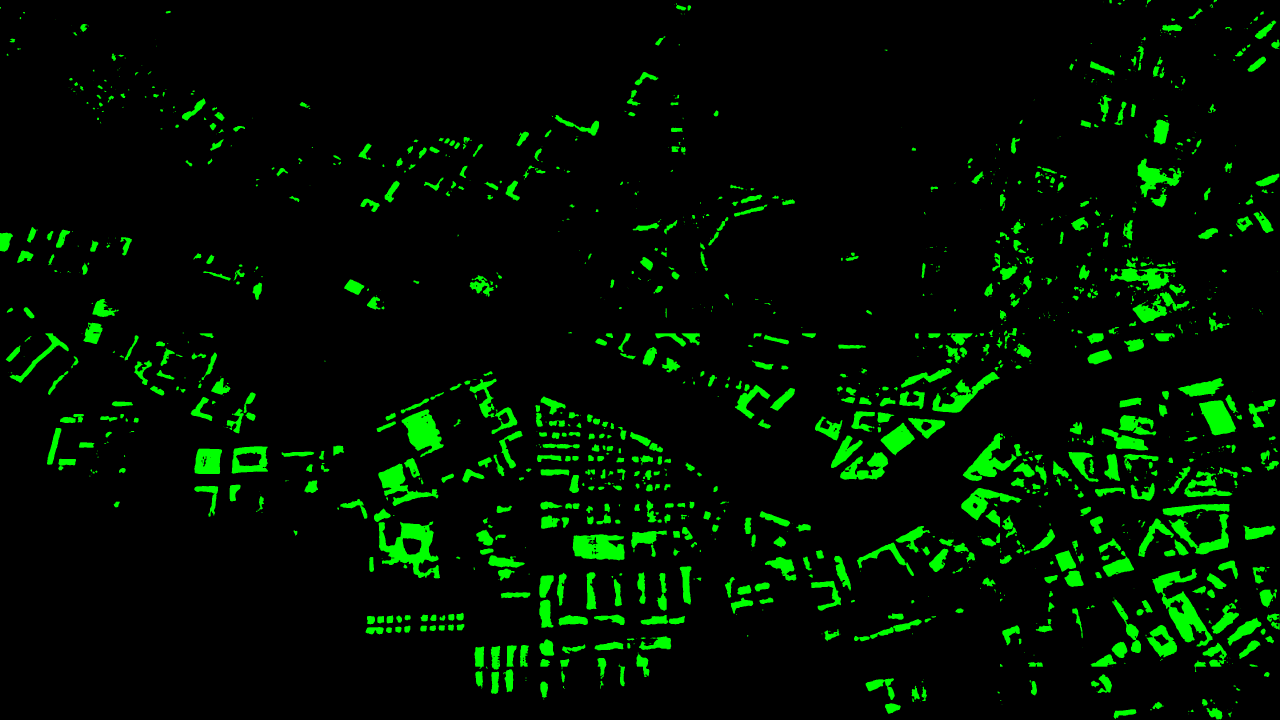
#> input picture images/Evolucion_Urbanistica.gif, 3840 x 2160 px, found by its file name (shown at 1/3 size); its folder holds only this picture in this run
$ jupyter execute --allow-errors 2_DataSet_INRIA.ipynb
#> lines starting #> are read from the running program, lines starting #| are printed output that depends on the picture; after the words box and inside, x2 and y2 are one past the last pixel; in counts of white or black regions, pixels touching at a corner belong together
# PRETRATAMIENTO DATASET INRIA

## Configuración

[cell 1]
# importamos las librerías necesarias
import os
import random

import matplotlib.pyplot as plt
import numpy as np
from collections import defaultdict

from PIL import Image

from google.colab import (
    files,
    drive
    )

[cell 2]
# Rutas
# Establezco una ruta absoluta a un directorio existente de mi Google Drive
ROOT_DIR = "/content/drive/MyDrive/TFM/dataset/"

IMAGES_DIR = os.path.join(ROOT_DIR, 'inria/Images')
MASKS_DIR = os.path.join(ROOT_DIR, 'inria/Masks')
OUTPUT_IMAGES_DIR = os.path.join(ROOT_DIR, 'Processed Images')
OUTPUT_MASKS_DIR = os.path.join(ROOT_DIR, 'Processed Masks')
EMPTY_IMAGES_DIR = os.path.join(ROOT_DIR, 'Empty Images')
EMPTY_MASKS_DIR = os.path.join(ROOT_DIR, 'Empty Masks')

CROP_PIXELS = 1000

# Conectamos con nuestro Google Drive
drive.mount('/content/drive')

[cell 3]
# Creamos los directorios si no existen
os.makedirs(OUTPUT_IMAGES_DIR, exist_ok=True)
os.makedirs(OUTPUT_MASKS_DIR, exist_ok=True)

os.makedirs(EMPTY_IMAGES_DIR, exist_ok=True)
os.makedirs(EMPTY_MASKS_DIR, exist_ok=True)

## Inspeccionar DataSet

Vamos a comprobar de que carpetas se compone, como son las imágenes, que características tienen, etc.

[cell 4]
# 1. Mostrar algunos nombres de los ficheros .tif
sample_files = os.listdir(IMAGES_DIR)[:5]
print("Algunos nombres de archivos de imagen:\n", sample_files)

[cell 5]
# 2. Tamaño de los ficheros en Mb, alto x ancho en píxeles, número de imágenes y máscaras.
image_files = [f for f in os.listdir(IMAGES_DIR) if f.endswith('.tif')]
#> (the rest of this cell did not finish here and is left out)

[cell 6]
# 3. Número de imágenes para cada ciudad
city_counts = defaultdict(int)
for fname in image_files:
    city_name = ''.join([char for char in fname if not char.isdigit()]).replace('.tif', '')
    city_counts[city_name] += 1

print("\nNúmero de imágenes por ciudad:")
for city, count in city_counts.items():
    print(f"{city}: {count}")

#> (a cell that did not finish here is left out)

#> (a cell that did not finish here is left out)

[cell 9]
# 6. Distribución de clases en las máscaras
building_counts = []
background_counts = []

#> (the rest of this cell did not finish here and is left out)

[cell 10]
# 7. Variabilidad en la iluminación entre imágenes
mean_intensities = []

for fname in os.listdir(IMAGES_DIR):
    img = np.array(Image.open(os.path.join(IMAGES_DIR, fname)))
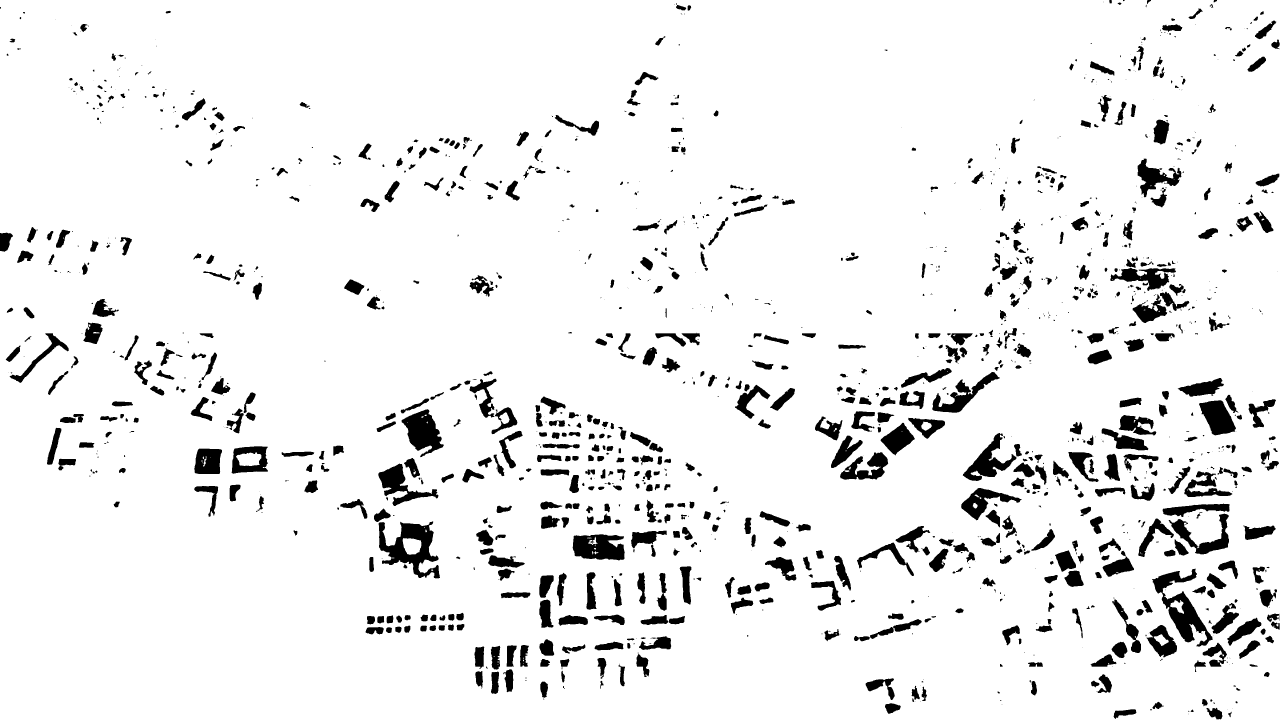
#> img: shape (2160, 3840) (shown at 1/3 size); values 0 (black) and 1 (white), 93.1% white; 1398 black regions (506 under 20 px), largest, box (x1, y1, x2, y2) and area: (1136, 1564, 1320, 1735) 14277, (3456, 1706, 3638, 1940) 13515, (1205, 1228, 1331, 1372) 9785
    mean_intensity = np.mean(img)
#> mean_intensity = 0.931
    mean_intensities.append(mean_intensity)

plt.hist(mean_intensities, bins=30, color='blue', alpha=0.7)
plt.title("Distribución de intensidades promedio en imágenes")
plt.xlabel("Intensidad promedio")
plt.ylabel("Número de imágenes")
plt.show()
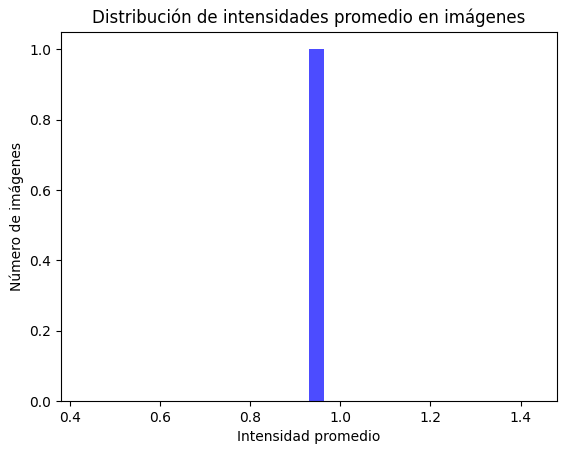
#> figure drawn by matplotlib, 1 panel; tallest bar 1 high, from x = 0.931 to 0.964

$ run again, on images/urban_evolution.gif
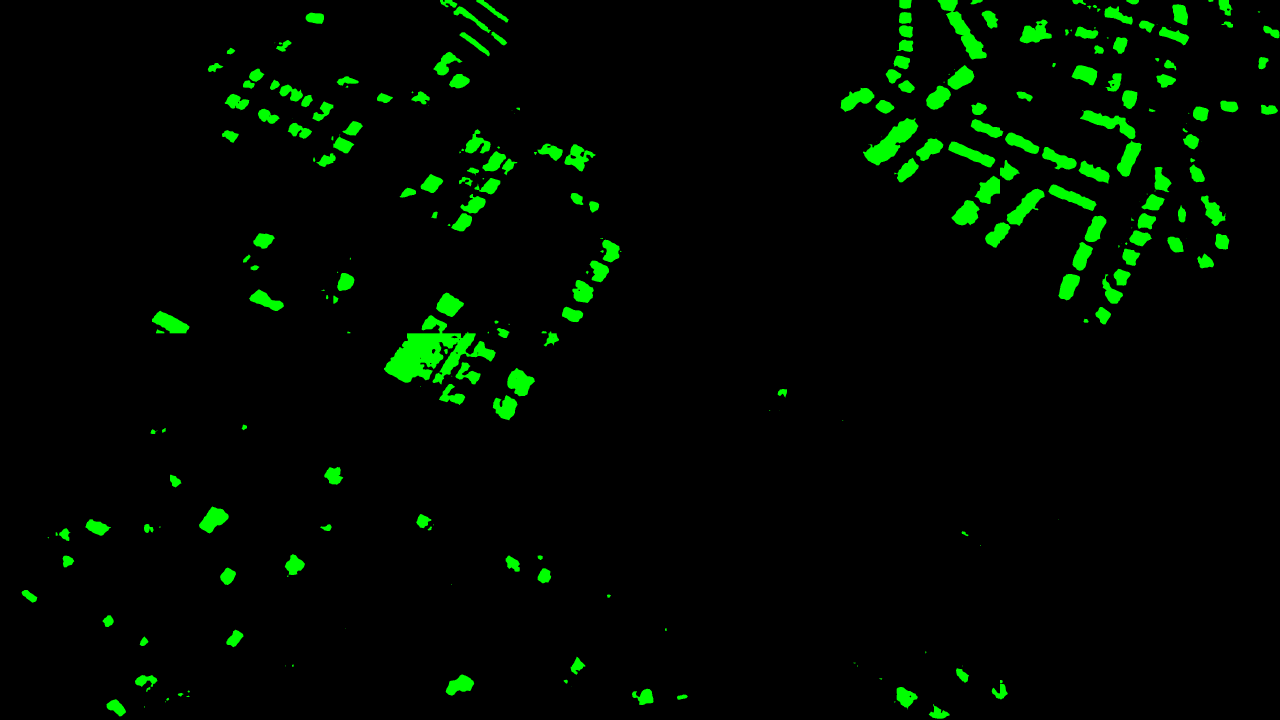
#> input picture images/urban_evolution.gif, 3840 x 2160 px, found by its file name (shown at 1/3 size)
#> `img = np.array(Image.open(os.path.join(IMAGES_DIR, fname)))`:
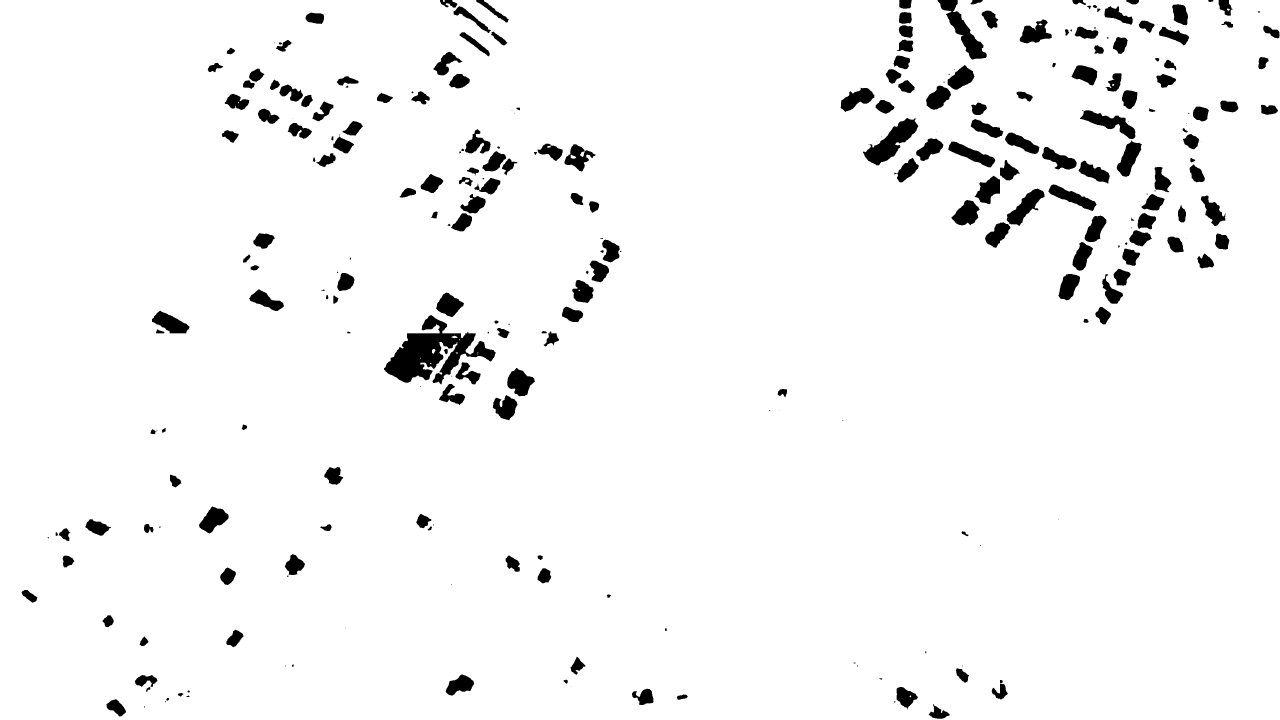
#> img: shape (2160, 3840) (shown at 1/3 size); values 0 (black) and 1 (white), 95.9% white; 270 black regions (53 under 20 px), largest, box (x1, y1, x2, y2) and area: (1152, 946, 1488, 1153) 28898, (2589, 354, 2755, 496) 9386, (2813, 0, 2960, 179) 7971
#> mean_intensity = 0.959
#> `plt.show()`:
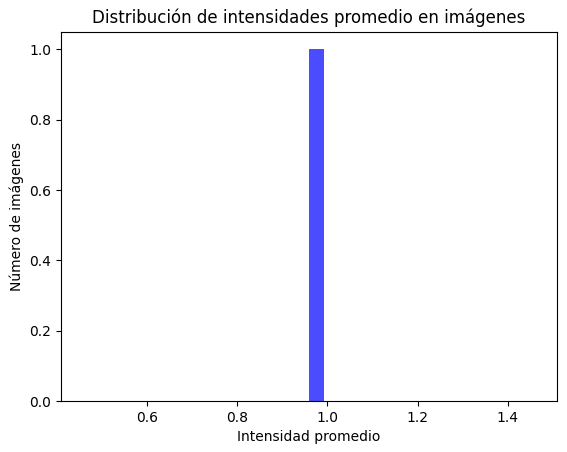
#> figure drawn by matplotlib, 1 panel; tallest bar 1 high, from x = 0.959 to 0.993
